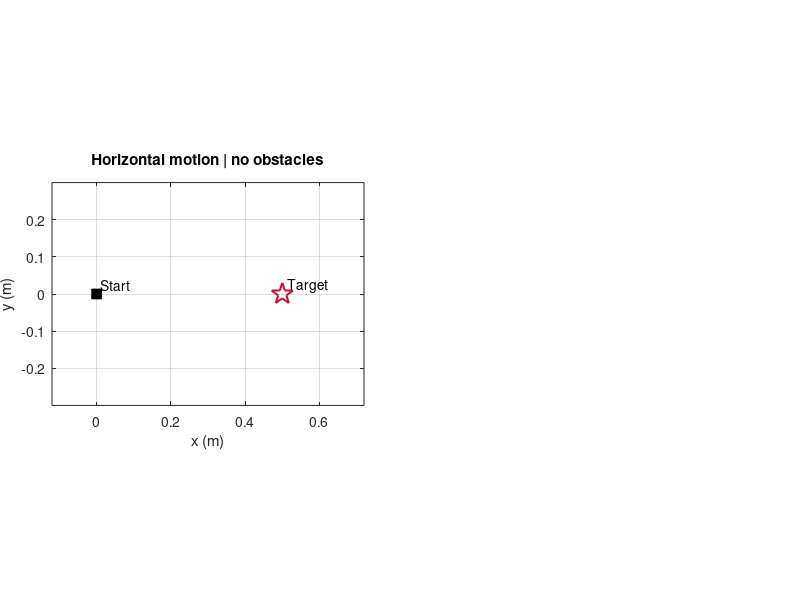

Here is the MATLAB script that generated this plot: (Note: this script raises an error after producing the figure.)
function run_lqr_tuned_demo(make_gif, show_window)
% RUN_LQR_DRAG_DEMO  Live LQR position tracking and synchronized plots.
%   run_lqr_tuned_demo         opens the animation and exports a GIF.
%   run_lqr_tuned_demo(false)  opens the animation without writing the GIF.
%   run_lqr_tuned_demo(true,false) runs invisibly, useful for batch validation.
%
% This is a self-contained 2-D MATLAB model, not Crazyflie firmware, an EKF,
% Isaac Sim, or a flight result. Altitude is assumed fixed; yaw is zero.
% State [x;y;vx;vy], input [roll_ref;pitch_ref], angles in radians.
% A first-order attitude response and linear velocity drag are ASSUMED.

if nargin < 1, make_gif=true; end
if nargin < 2, show_window=true; end
root=fileparts(mfilename('fullpath'));out=fullfile(root,'tuned_results');
if ~exist(out,'dir'),mkdir(out);end
p.g=9.81; p.beta_design=.5; p.beta_plant=.5; % assumed, 1/s
p.attitude_tau=.08; p.dt=.01; p.substeps=5;
p.angle_limit=10*pi/180; p.duration=6; p.target=[.5;0];

% Design once; exact zero-order-hold discretization, toolbox-free DARE.
A=[0 0 1 0;0 0 0 1;0 0 -p.beta_design 0;0 0 0 -p.beta_design];
B=[0 0;0 0;0 -p.g;-p.g 0];
E=expm([A B;zeros(2,6)]*p.dt);Ad=E(1:4,1:4);Bd=E(1:4,5:6);
Q=diag([800 800 80 80]);R=diag([300 300]);P=Q;
for iter=1:200000
 Pnew=Q+Ad'*P*Ad-Ad'*P*Bd*((R+Bd'*P*Bd)\(Bd'*P*Ad));
 if norm(Pnew-P,'fro')<1e-10,P=Pnew;break;end
 P=Pnew;
end
assert(iter<200000,'Riccati equation did not converge.');
K=(R+Bd'*P*Bd)\(Bd'*P*Ad);
assert(max(abs(eig(Ad-Bd*K)))<1,'Unstable discrete LQR design.');

n=round(p.duration/p.dt)+1;t=(0:n-1)'*p.dt;
S=zeros(n,4);U=zeros(n,2);ATT=zeros(n,2);x=zeros(4,1);att=zeros(2,1);
ref=[p.target;0;0];
if show_window,vis='on';else,vis='off';end
f=figure('Name','Tuned LQR + linear drag: live simulation','Visible',vis,...
 'Color','w','Position',[50 70 1200 650]);
left=axes(f,'Position',[.065 .17 .39 .68]);hold(left,'on');grid(left,'on');box(left,'on');
xlim(left,[-.12 .72]);ylim(left,[-.30 .30]);axis(left,'equal');
xlabel(left,'x (m)');ylabel(left,'y (m)');title(left,'Horizontal motion | no obstacles');
plot(left,0,0,'ks','MarkerFaceColor','k','MarkerSize',7);text(left,.01,.025,'Start');
plot(left,p.target(1),p.target(2),'p','MarkerSize',16,'LineWidth',1.5,'Color',[.77 .07 .19]);
text(left,p.target(1)+.015,.025,'Target');
route=animatedline(left,'Color',[.02 .48 .72],'LineWidth',2.1);
arm=plot(left,NaN,NaN,'-','Color',[.1 .2 .3],'LineWidth',3);
rotors=plot(left,NaN,NaN,'o','Color',[.02 .48 .72],'MarkerSize',9,'LineWidth',1.4);
center=plot(left,NaN,NaN,'o','MarkerFaceColor',[.1 .2 .3],'MarkerEdgeColor',[.1 .2 .3]);
status=text(left,-.1,.25,'','FontSize',10,'Color',[.2 .3 .38]);

ax1=axes(f,'Position',[.55 .58 .41 .27]);hold(ax1,'on');grid(ax1,'on');box(ax1,'on');
plot(ax1,[0 p.duration],[p.target(1) p.target(1)],'--','Color',[.48 .54 .58],'LineWidth',1.3);
position=animatedline(ax1,'Color',[.77 .07 .19],'LineWidth',2.2);
xlim(ax1,[0 p.duration]);ylim(ax1,[-.04 .65]);ylabel(ax1,'Position x (m)');title(ax1,'LQR position tracking');
legend(ax1,{'Target','Position'},'Location','southeast');
ax2=axes(f,'Position',[.55 .17 .41 .27]);hold(ax2,'on');grid(ax2,'on');box(ax2,'on');
pitch=animatedline(ax2,'Color',[.77 .07 .19],'LineWidth',2.2);
xlim(ax2,[0 p.duration]);ylim(ax2,[-11 11]);ylabel(ax2,'Pitch command (deg)');xlabel(ax2,'Time (s)');
title(ax2,'Outer-loop command | +/-10 deg limit');
annotation(f,'textbox',[.06 .02 .9 .06],'String',...
 'MATLAB 2-D assumed model | linear drag beta = 0.5 /s | attitude lag = 0.08 s | no EKF / hardware',...
 'EdgeColor','none','Color',[.32 .37 .4],'FontSize',10);
gif=fullfile(out,'LQR_Tuned_Drag_Live.gif');

for k=1:n
 % Position mode: all four state-feedback terms are active.
 cmd=-K*(x-ref);cmd=min(max(cmd,-p.angle_limit),p.angle_limit);
 S(k,:)=x';U(k,:)=cmd';ATT(k,:)=att';
 addpoints(route,x(1),x(2));addpoints(position,t(k),x(1));
 addpoints(pitch,t(k),cmd(2)*180/pi);
 % Simple top-view icon; its size is decorative, not to physical scale.
 d=.035;coords=[-d -d;d d;NaN NaN;-d d;d -d]+x(1:2)';
 set(arm,'XData',coords(:,1),'YData',coords(:,2));
 set(rotors,'XData',coords([1 2 4 5],1),'YData',coords([1 2 4 5],2));
 set(center,'XData',x(1),'YData',x(2));
 set(status,'String',sprintf('t = %.2f s   speed = %.2f m/s',t(k),norm(x(3:4))));
 % Render 25 fps during integration, not after the simulation.
 if mod(k-1,4)==0 || k==n
  drawnow;
  if make_gif
   frame=getframe(f);[im,map]=rgb2ind(frame.cdata,256);
   if k==1,imwrite(im,map,gif,'gif','LoopCount',Inf,'DelayTime',.04);
   else,imwrite(im,map,gif,'gif','WriteMode','append','DelayTime',.04);end
  end
 end
 if k<n
  h=p.dt/p.substeps;
  for j=1:p.substeps
   att=att+(cmd-att)*(1-exp(-h/p.attitude_tau));
   accel=-p.g*[tan(att(2));tan(att(1))]-p.beta_plant*x(3:4);
   x(1:2)=x(1:2)+x(3:4)*h+.5*accel*h^2;
   x(3:4)=x(3:4)+accel*h;
  end
 end
end
T=array2table([t S U*180/pi ATT*180/pi], ...
 'VariableNames',{'time_s','x_m','y_m','vx_m_s','vy_m_s','roll_ref_deg','pitch_ref_deg','roll_actual_deg','pitch_actual_deg'});
writetable(T,fullfile(out,'lqr_drag_log.csv'));
valid=abs(S(:,1)-p.target(1))<=.03 & vecnorm(S(:,3:4),2,2)<=.05;
lastbad=find(~valid,1,'last');if isempty(lastbad),settle=0;elseif lastbad<n,settle=t(lastbad+1);else,settle=NaN;end
metrics=struct('target_m',p.target(1),'overshoot_percent',max(0,(max(S(:,1))-p.target(1))/p.target(1)*100),...
 'settling_s',settle,'rmse_m',sqrt(mean((S(:,1)-p.target(1)).^2)),...
 'beta_design_per_s',p.beta_design,'beta_plant_per_s',p.beta_plant,...
 'attitude_tau_s',p.attitude_tau,'angle_limit_deg',p.angle_limit*180/pi,'duration_s',p.duration);
fid=fopen(fullfile(out,'metrics.json'),'w');fprintf(fid,'%s',jsonencode(metrics));fclose(fid);
exportgraphics(f,fullfile(out,'final_frame.png'),'Resolution',150);
fprintf('LQR + drag finished. Overshoot %.2f%%, settling %.2f s, RMSE %.3f m over %.0f s.\n',...
 metrics.overshoot_percent,metrics.settling_s,metrics.rmse_m,p.duration);
fprintf('Results: %s\n',out);
end
